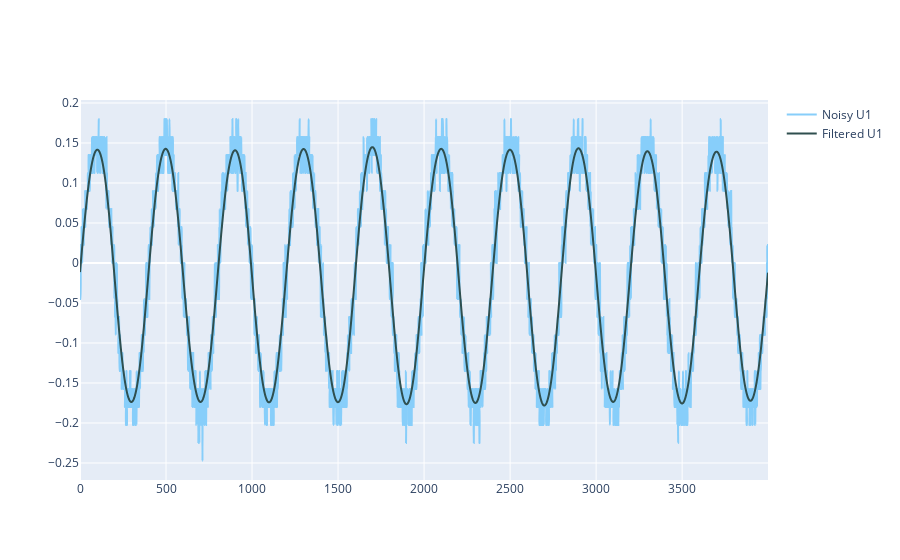

Write notebook code for a chart like this one.
### Code cell
fig = go.Figure()

fig.add_trace(go.Scatter(
            # x = time.to_numpy(),
            y = U1[255:4255],
            line =  dict(shape =  'spline', color = 'lightskyblue'),
            name = 'Noisy U1',
            ))

fig.add_trace(go.Scatter(
            y = U1_filt[255:4255],
            line =  dict(shape =  'spline', color = 'darkslategrey'),
            name = 'Filtered U1'
            ))

fig.show()

### Figure 1 — Plotly figure (JSON) as saved in the notebook; plotly's stock layout.template omitted (floating-point values rounded to 4 significant figures; data arrays with more than 128 entries replaced by an {"elided": "..."} marker saying what was removed)
{"data": [{"line": {"color": "lightskyblue", "shape": "spline"}, "name": "Noisy U1", "type": "scatter", "y": {"elided": "4000 float values"}}, {"line": {"color": "darkslategrey", "shape": "spline"}, "name": "Filtered U1", "type": "scatter", "y": {"elided": "4000 float values"}}], "layout": {}}
